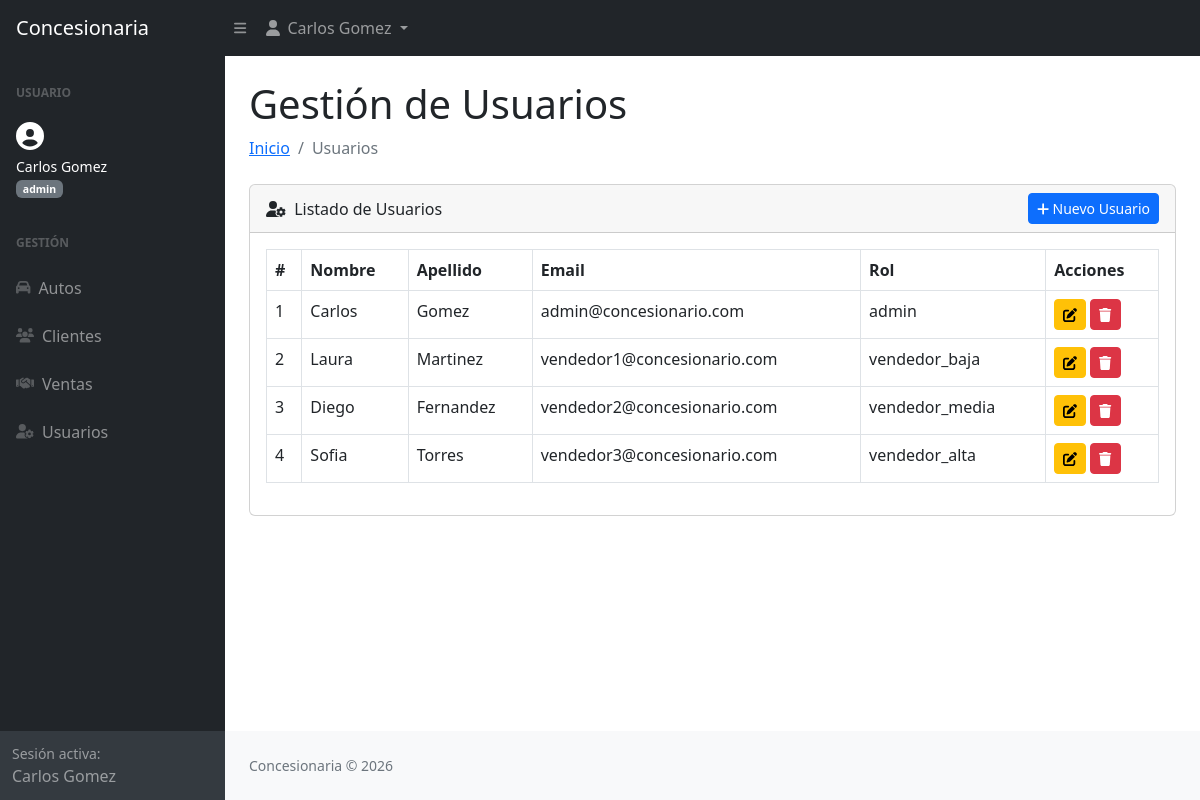
/usuarios/listar.php (signed in), run on the app's committed database.
### tables this page shows
CREATE TABLE usuarios (
    id INT AUTO_INCREMENT PRIMARY KEY,
    nombre VARCHAR(50) NOT NULL,
    apellido VARCHAR(50) NOT NULL,
    email VARCHAR(100) NOT NULL UNIQUE,
    password VARCHAR(255) NOT NULL,
    rol ENUM('admin', 'vendedor_baja', 'vendedor_media', 'vendedor_alta') NOT NULL
);

### config/conexion.php (called while the page is built, shortened)
<?php
function listarUsuarios($conexion) {
    $consulta = "SELECT u.id, u.nombre, u.apellido, u.email, u.rol
                 FROM usuarios u";
    $rs = mysqli_query($conexion, $consulta);
    $usuarios = array();
    $i = 0;
    while ($data = mysqli_fetch_array($rs)) {
        $usuarios[$i]['id']       = $data['id'];
        $usuarios[$i]['nombre']   = $data['nombre'];
        $usuarios[$i]['apellido'] = $data['apellido'];
        $usuarios[$i]['email']    = $data['email'];
        $usuarios[$i]['rol']      = $data['rol'];
        $i++;
    }
    return $usuarios;
}
?>

### usuarios/listar.php (the view, shortened to what this page needs)
<?php
require_once '../config/conexion.php';
$conexion = conexion();
$usuarios = listarUsuarios($conexion);
?>
<!DOCTYPE html>
<html lang="es">
<head>
    <link href="https://cdn.jsdelivr.net/npm/simple-datatables@7.1.2/dist/style.min.css" rel="stylesheet" />
    <link href="../css/styles.css" rel="stylesheet" />
</head>
<body class="sb-nav-fixed">
    <?php require_once '../includes/header.php'; ?>
    <div id="layoutSidenav">
        <?php require_once '../includes/sidebar.php'; ?>
        <div id="layoutSidenav_content">
            <main>
                <div class="container-fluid px-4">
                    <h1 class="mt-4">Gestión de Usuarios</h1>
                    <ol class="breadcrumb mb-4">
                        <li class="breadcrumb-item"><a href="../index.php">Inicio</a></li>
                        <li class="breadcrumb-item active">Usuarios</li>
                    </ol>
                    <div class="card mb-4">
                        <div class="card-header d-flex justify-content-between align-items-center">
                            <div><i class="fas fa-user-cog me-1"></i> Listado de Usuarios</div>
                            <a href="crear.php" class="btn btn-primary btn-sm">
                                <i class="fas fa-plus"></i> Nuevo Usuario
                            </a>
                        </div>
                        <div class="card-body">
                            <table id="datatablesSimple" class="table table-bordered table-hover">
                                <thead>
                                    <tr>
                                        <th>#</th>
                                        <th>Nombre</th>
                                        <th>Apellido</th>
                                        <th>Email</th>
                                        <th>Rol</th>
                                        <th>Acciones</th>
                                    </tr>
                                </thead>
                                <tbody>
                                    <?php for ($i = 0; $i < count($usuarios); $i++): ?>
                                    <tr>
                                        <td><?= $usuarios[$i]['id'] ?></td>
                                        <td><?= $usuarios[$i]['nombre'] ?></td>
                                        <td><?= $usuarios[$i]['apellido'] ?></td>
                                        <td><?= $usuarios[$i]['email'] ?></td>
                                        <td><?= $usuarios[$i]['rol'] ?></td>
                                        <td>
                                            <a href="editar.php?id=<?= $usuarios[$i]['id'] ?>" class="btn btn-warning btn-sm">
                                                <i class="fas fa-edit"></i>
                                            </a>
                                            <a href="eliminar.php?id=<?= $usuarios[$i]['id'] ?>"
                                               class="btn btn-danger btn-sm"
                                               onclick="return confirm('¿Seguro que querés eliminar este usuario?')">
                                                <i class="fas fa-trash"></i>
                                            </a>
                                        </td>
                                    </tr>
                                    <?php endfor; ?>
                                </tbody>
                            </table>
                        </div>
                    </div>
                </div>
            </main>
            <?php require_once '../includes/footer.php'; ?>
        </div>
    </div>
</body>
</html>

### data on the page
usuarios: id "1", nombre "Carlos", apellido "Gomez", email "admin@concesionario.com", rol "admin"
usuarios: id "2", nombre "Laura", apellido "Martinez", email "vendedor1@concesionario.com", rol "vendedor_baja"
usuarios: id "3", nombre "Diego", apellido "Fernandez", email "vendedor2@concesionario.com", rol "vendedor_media"
usuarios: id "4", nombre "Sofia", apellido "Torres", email "vendedor3@concesionario.com", rol "vendedor_alta"

### other printed values
$_SESSION['nombre'] "Carlos"
$_SESSION['apellido'] "Gomez"
$_SESSION['rol'] "admin"
